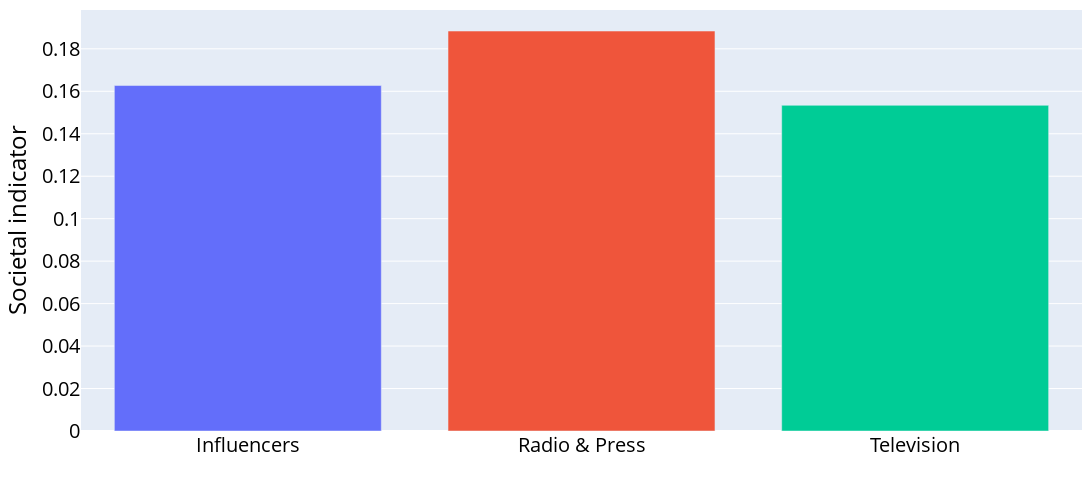

The notebook cell this image was saved under:
### Code cell
fig = px.bar(df_covid.groupby(["Categoria"]).mean().abs(), x=df_covid.groupby(["Categoria"]).mean().index, y='Societal indicator', color=df_covid.groupby(["Categoria"]).mean().index, width=1200, height=500)
fig.update_layout(yaxis_title = 'Societal indicator', xaxis_title = '' ,
    font = dict(
        size = 20,
        color = '#000000'
    ),
    # autosize = True,
    
    margin = dict(
        l = 10,
        b = 10,
        r = 10,
        t = 10
    ), 
    showlegend = False
)
fig.show()
#fig.write_image('user-impact.pdf', engine='kaleido')
#fig.write_image('user-impact.png', engine='kaleido')
# fig.write_image('user-impact.html', engine='kaleido')
fig.write_image('Societal_indicator_Covid_Category.pdf', engine='kaleido')

### Figure 1 — Plotly figure (JSON) as saved in the notebook; plotly's stock layout.template omitted (floating-point values rounded to 4 significant figures)
{"data": [{"alignmentgroup": "True", "hovertemplate": "color=Influencers<br>x=%{x}<br>Societal indicator=%{y}<extra></extra>", "legendgroup": "Influencers", "marker": {"color": "#636efa", "pattern": {"shape": ""}}, "name": "Influencers", "offsetgroup": "Influencers", "orientation": "v", "showlegend": true, "textposition": "auto", "type": "bar", "x": ["Influencers"], "xaxis": "x", "y": [0.1627], "yaxis": "y"}, {"alignmentgroup": "True", "hovertemplate": "color=Radio & Press<br>x=%{x}<br>Societal indicator=%{y}<extra></extra>", "legendgroup": "Radio & Press", "marker": {"color": "#EF553B", "pattern": {"shape": ""}}, "name": "Radio & Press", "offsetgroup": "Radio & Press", "orientation": "v", "showlegend": true, "textposition": "auto", "type": "bar", "x": ["Radio & Press"], "xaxis": "x", "y": [0.1884], "yaxis": "y"}, {"alignmentgroup": "True", "hovertemplate": "color=Television<br>x=%{x}<br>Societal indicator=%{y}<extra></extra>", "legendgroup": "Television", "marker": {"color": "#00cc96", "pattern": {"shape": ""}}, "name": "Television", "offsetgroup": "Television", "orientation": "v", "showlegend": true, "textposition": "auto", "type": "bar", "x": ["Television"], "xaxis": "x", "y": [0.1534], "yaxis": "y"}], "layout": {"barmode": "relative", "font": {"color": "#000000", "size": 20}, "height": 500, "legend": {"title": {"text": "color"}, "tracegroupgap": 0}, "margin": {"b": 10, "l": 10, "r": 10, "t": 10}, "showlegend": false, "width": 1200, "xaxis": {"anchor": "y", "domain": [0, 1], "title": {"text": ""}}, "yaxis": {"anchor": "x", "domain": [0, 1], "title": {"text": "Societal indicator"}}}}
